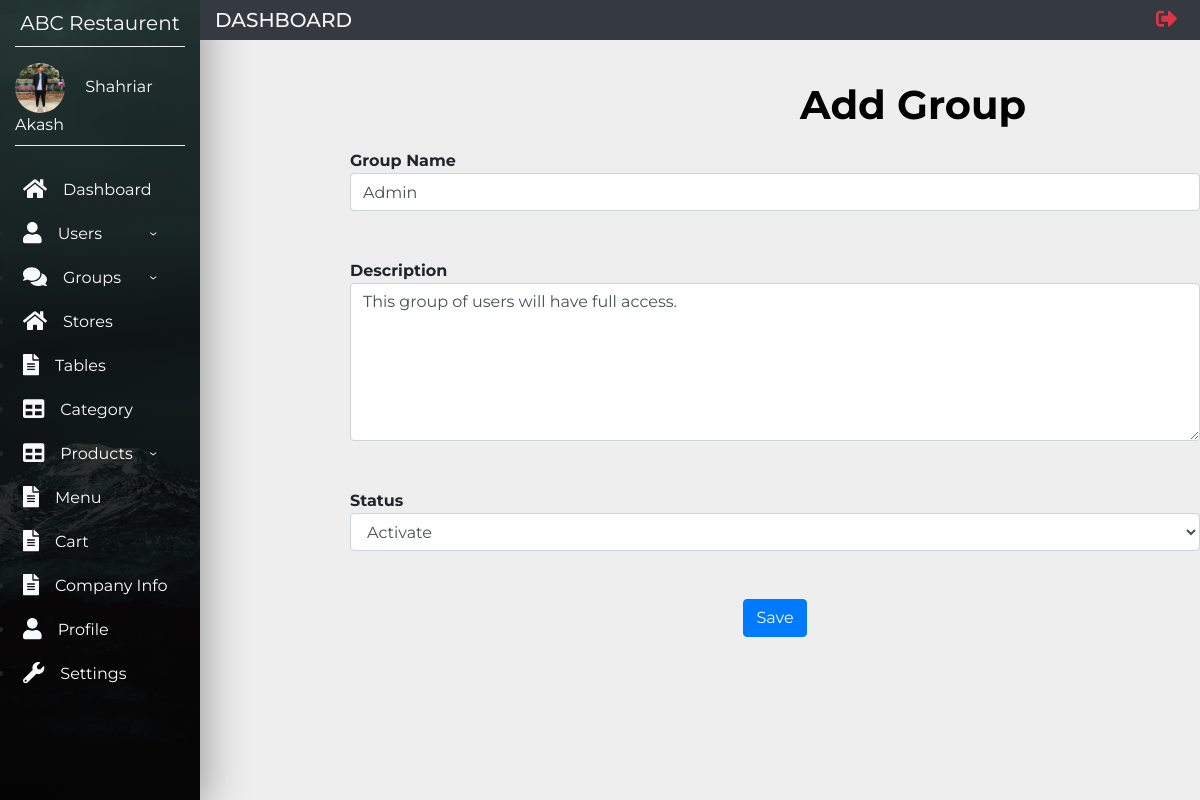
Screenshot of /views/editgroups.php?id=1 (signed in) with the database file from the repository.
### tables this page shows
CREATE TABLE `userinfo` (
  `userid` int(11) NOT NULL,
  `firstName` varchar(80) NOT NULL,
  `lastName` varchar(80) DEFAULT NULL,
  `email` varchar(80) NOT NULL,
  `password` varchar(80) NOT NULL,
  `groupId` int(11) NOT NULL,
  `gender` varchar(20) NOT NULL,
  `phoneNo` int(11) NOT NULL
);

CREATE TABLE `usergroup` (
  `groupId` int(11) NOT NULL,
  `groupName` varchar(50) NOT NULL,
  `description` varchar(1000) NOT NULL,
  `status` varchar(50) NOT NULL
);

### models/database.php (called while the page is built, shortened)
<?php
	$serverName="localhost";
	$username="root";
	$password="";
	$db_name="wt_project";
	function get($query)
	{
		$data=array();
		global $serverName,$username,$password,$db_name;
		$conn=mysqli_connect($serverName,$username,$password,$db_name);
		$result=mysqli_query($conn,$query);
		if(mysqli_num_rows($result) > 0)
		{
			while($row=mysqli_fetch_assoc($result))
			{
				$entity=array();
				foreach($row as $k=>$v)
				{
					$entity[$k]=$row[$k];
				}
				$data[]=$entity;
			}
		}
		return $data;
	}
?>

### controllers/groupsController.php (called while the page is built, shortened)
<?php
    include_once '../models/database.php';
    function getGroup($id)
    {
        $query="SELECT * FROM usergroup WHERE groupId=$id";
        $group=get($query);
        return $group[0];
    }
?>

### views/editgroups.php (the view, shortened to what this page needs)
<?php
    include_once 'Main.php';
    include_once '../controllers/groupsController.php';
    $group=getGroup($_GET['id']);
?>
<div class='orderinner'>
    <h1 class="userh1"> <b>Add Group </b> </h1>
<form class="product_form" onsubmit="return valid()" action="../controllers/groupsController.php" method="post">
    <b> Group Name </b> <br>
    <input class="form form-control" type="text" id="gname" name="gname" placeholder="Enter Group Name" value="<?php echo $group['groupName'];?>">
    <br><span class="text-danger font-weight-bold" id="err_grp"></span>
    <br>
    <b> Description </b> <br>
    <textarea class="form form-control" id="description" type="text" name="description" cols="51" rows="6"><?php echo $group['description'];?></textarea>
    <br><span class="text-danger font-weight-bold" id="err_des"></span>
    <br>
    <b> Status </b>
    <br>
    <select class="form form-control" id="status" name="status" class="active">
		<option disabled selected><?php echo $group['status'];?></option>
    </select><br><span class="text-danger font-weight-bold" id="err_stat"></span><br>
<div align="center">
    <span><input class="btn btn-primary" type="submit" name="update_group" value="Save"></span>
</div> <br><br><br>
</form>
</div>
<?php include_once('Adminfooter.php') ?>

### views/Main.php (shortened to what this page needs)
<?php
    include_once '../models/database.php';
    $id=$_COOKIE['name'];
    function GetUser($id)
    {
        $query="SELECT * FROM userinfo WHERE userId=$id";
        $user=get($query);
        return $user[0];
    }
    $user=GetUser($id);
    $userName=$user["firstName"].' '.$user["lastName"];
?>
<!doctype html>
<html lang="en">
<head>
    <link rel="stylesheet" href="https://stackpath.bootstrapcdn.com/bootstrap/4.1.1/css/bootstrap.min.css"
>
    <link rel="stylesheet" href="styles/Adduser.css">
    <link rel="stylesheet" href="styles/companyinfo.css">
    <link rel="stylesheet" href="styles/profile.css">
    <link rel="stylesheet" href="styles/setting.css">
    <link rel="stylesheet" href="styles/style.css">
    <link rel="stylesheet" href="styles/Addproduct.css">
    <link rel="stylesheet" href="styles/AddGroup.css">
    <link rel="stylesheet" href="styles/ManageGroup.css">
    <link rel="stylesheet" href="styles/ManageUser.css">
    <link rel="stylesheet" href="styles/store.css">
</head>
<body>
    <nav class="navbar navbar-expand-md navbar-light">
        <div class="collapse navbar-collapse" id="myNavbar">
            <div class="container-fluid">
                <div class="row">
                    <div class="col-xl-2 col-lg-3 col-md-4 sidebar fixed-top">
                        <a href="#"
                            class="navbar-brand text-white d-block mx-auto text-center py-2 mb-3 bottom-border">ABC
                            Restaurent</a>
                        <div class="bottom-border pb-2">
                            <img src="images/admin.jpg" width="50" class="rounded-circle mr-3">
                            <span class="text-white">
                            <?php
                                echo $userName;
                            ?>
                            </span>
                        </div>
                        <ul class="menu-ul flex-column mt-4">
                            <li class="nav-item"><a href="Dashboard.php" class="nav-link text-white p-2 mb-1 sidebar-link"><i
                                        class="fas fa-home text-light fa-lg mr-3"></i>Dashboard</a></li>
                            <li id="user-nav"><a href="#" class="nav-link text-white p-2 mb-1 sidebar-link ">
                              <i class="fas fa-user text-light fa-lg mr-3"></i>Users</a>
                            </li>
                            <li id="Group-nav"><a href="#" class="nav-link text-white p-2 mb-1 sidebar-link"><i
                                    class="fas fa-comments text-light fa-lg mr-3"></i>Groups</a>
                            </li>
                            <li class="nav-item"><a href="store.php" class="nav-link text-white p-2 mb-1 sidebar-link"><i
                                        class="fas fa-home text-light fa-lg mr-3"></i>Stores</a></li>
                            <li class="nav-item"><a href="tables.php" class="nav-link text-white p-2 mb-1 sidebar-link"><i
                                        class="fas fa-file-alt text-light fa-lg mr-3"></i>Tables</a></li>
                            <li class="nav-item"><a href="category.php" class="nav-link text-white p-2 mb-1 sidebar-link"><i
                                        class="fas fa-table text-light fa-lg mr-3"></i>Category</a></li>
                            <li id="product-nav"><a href="#" class="nav-link text-white p-2 mb-1 sidebar-link"><i
                                        class="fas fa-table text-light fa-lg mr-3"></i>Products</a>
                            <li class="nav-item"><a href="menu.php" class="nav-link text-white p-2 mb-1 sidebar-link"><i
                                        class="fas fa-file-alt text-light fa-lg mr-3"></i>Menu</a></li>
                            <li class="nav-item"><a href="cart.php" class="nav-link text-white p-2 mb-1 sidebar-link"><i
                                        class="fas fa-file-alt text-light fa-lg mr-3"></i>Cart</a></li>
                            <li class="nav-item"><a href="companyinfo.php" class="nav-link text-white p-2 mb-1 sidebar-link"><i
                                        class="fas fa-file-alt text-light fa-lg mr-3"></i>Company Info</a></li>
                            <li class="nav-item"><a href="profile.php?id=<?php echo $id; ?>" class="nav-link text-white p-2 mb-1 sidebar-link"><i
                                        class="fas fa-user text-light fa-lg mr-3"></i>Profile</a></li>
                            <li class="nav-item"><a href="setting.php?id=<?php echo $id; ?>" class="nav-link text-white p-2 mb-1 sidebar-link"><i
                                        class="fas fa-wrench text-light fa-lg mr-3"></i>Settings</a></li>
                        </ul>
                    </div>
                    <div class="col-xl-10 col-lg-9 col-md-8 ml-auto bg-dark fixed-top py-0 top-navbar">
                        <div class="row align-items-center">
                            <div class="col-md-4">
                                <h5 class="text-light text-uppercase mb-0">Dashboard</h5>
                            </div>
                            <div class="col-md-5">
                            </div>
                            <div class="col-md-3">
                                <ul class="navbar-nav">
                                    <li class="nav-item ml-md-auto"><a href="#" class="nav-link" data-toggle="modal" data-target="#sign-out"><i class="fas fa-sign-out-alt text-danger fa-lg"></i></a></li>
                  </ul>
                </div>
              </div>
            </div>
          </div>
        </div>
      </div>
    </nav>

### views/styles/Adduser.css (style rules this page uses)
.orderinner { padding-left: 350px; padding-top: 65px; }
.userh1 { margin-left: 450px; margin-bottom:20px; color: black; }

### views/styles/style.css (style rules this page uses)
body { font-family: 'Montserrat', sans-serif; background-color: #eee; }
.sidebar { height: 100vh; background: linear-gradient(rgba(0, 0, 0, .7), rgba(0, 0, 0, .9)), url(../images/img1.jpeg); background-position: center; background-repeat: no-repeat; background-size: cover; box-shadow: 5px 7px 40px #999; }
.menu-ul { margin-left: -40px; }
.bottom-border { border-bottom: 1px groove #eee; }
.sidebar-link { transition: all .4s; }

### rows the page displays
userinfo: userName "Shahriar Akash"
usergroup: gname "Admin", description "This group of users will have full access.", status "Activate"
